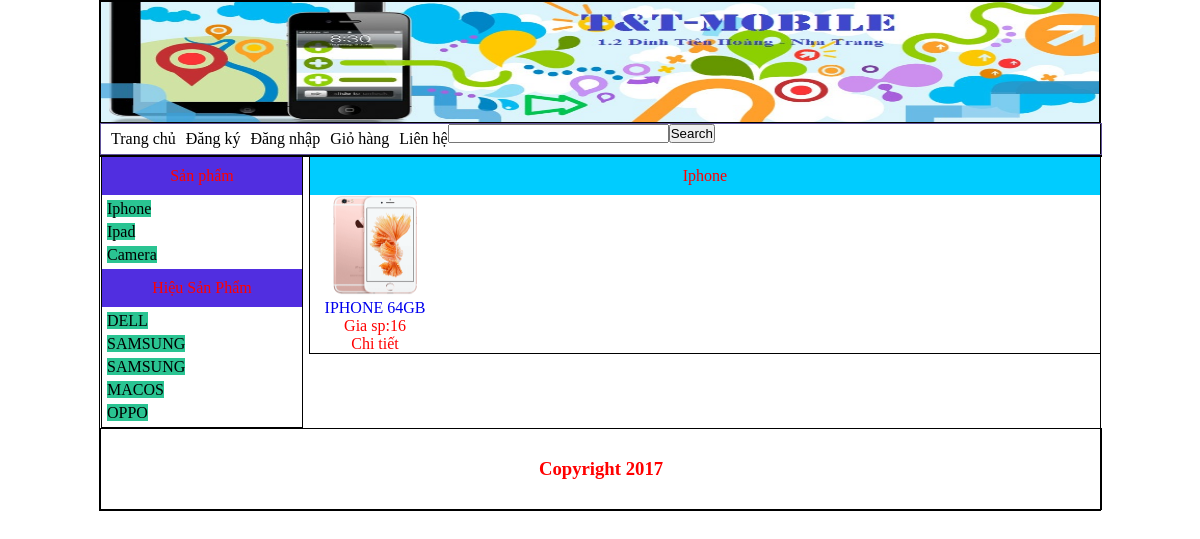
Page /index.php?xem=chitietloaisanpham&id=13 on the committed database.
### tables this page shows
CREATE TABLE `loaisp` (
  `id_loaisp` int(11) NOT NULL,
  `tenloaisp` varchar(255) NOT NULL,
  `thutu` int(100) NOT NULL
);

CREATE TABLE `hieusp` (
  `id_hieusp` int(11) NOT NULL,
  `tenhieusp` varchar(255) NOT NULL,
  `thutu` int(100) NOT NULL
);

CREATE TABLE `chitietsp` (
  `id_sp` int(11) NOT NULL,
  `tensp` varchar(255) NOT NULL,
  `hinhanh` varchar(100) NOT NULL,
  `gia` int(100) NOT NULL,
  `mota` longtext NOT NULL,
  `id_loaisp` int(100) NOT NULL,
  `thutu` int(100) NOT NULL
);

### modules/left/danhsach.php (the view)
<?php
	$sql_loaisp="select * from loaisp";
	$query=mysql_query($sql_loaisp);
?>
			<p style="text-align: center;color: red;background: #512EE0;padding: 10px;">Sản phẩm</p>
			<div class="danhsachsanpham">
			<ul>
			<?php
				while($dong_sp=mysql_fetch_array($query)){
				?>
				<li><a href="index.php?xem=chitietloaisanpham&id=<?php echo $dong_sp['id_loaisp'] ?>"><?php echo $dong_sp['tenloaisp']?> </a></li>
				<?php
				}
					?>
			</ul>
	<?php
	$sql_hieusp="select * from hieusp";
	$query=mysql_query($sql_hieusp);
?>
			</div>
			<p style="text-align: center;color: red;background: #512EE0;padding: 10px;">Hiệu Sản Phẩm</p>
			<div class="danhsachsanpham">
			<ul>
				<?php
				while($dong_sp=mysql_fetch_array($query)){
				?>
				<li><a href="index.php?xem=chitiethieusp&id=<?php echo $dong_sp['id_hieusp'] ?>"><?php echo $dong_sp['tenhieusp']?> </a></li>
				<?php
				}
					?>
			</ul>
			</div>

### modules/right/chitietloaisanpham.php
<?php
	$sql_chitiet="select * from chitietsp where id_loaisp='$_GET[id]'";
	$query=mysql_query($sql_chitiet);
?>
 <?php
	$sql_loaisp="select * from loaisp where id_loaisp='$_GET[id]'";
	$query_loaisp=mysql_query($sql_loaisp);
	$dong_loaisp=mysql_fetch_array($query_loaisp);
?>
        	 <p style="text-align:center;color:red;background:#0CF;padding:10px;"><?php echo $dong_loaisp['tenloaisp'] ?></p>
             <div class="sanphamall">
             	<ul>
                <?php
				while($dong_chitiet=mysql_fetch_array($query)){
				?>
                	<li><a href="index.php?xem=chitietsanpham&id=<?php echo $dong_chitiet['id_sp'] ?>">
                    	<img src="admin/modules/quanlychitietsp/uploads/<?php echo $dong_chitiet['hinhanh'] ?> " width="100" height="100" />
                        <p><?php echo $dong_chitiet['tensp'] ?></p>
                        <p style="color:#F00;">Gia sp:<?php echo $dong_chitiet['gia'] ?> </p>
                        <p style="color:#F00;text-align:center"> Chi tiết </p>
                    </a></li>
                    <?php
				}
					?>
                </ul>
             </div>

### style/css.css (style rules this page uses)
* { padding: 0; margin: 0; }
.danhsachsanpham ul { width: 100%; height: auto; list-style: none; }
.danhsachsanpham ul li { margin-left: 10px; margin: 5px; }
.danhsachsanpham a { text-decoration: none; color: #000000; background: #2AC492; }
.sanphamall ul { width: 100%; list-style: none; }
.sanphamall ul li { width: 120px; height: auto; text-align: center; float: left; margin-left: 5px; }
.sanphamall ul li a { text-decoration: none; }

### rows in the picture
loaisp: tenloaisp "Iphone"
loaisp: tenloaisp "Ipad"
loaisp: tenloaisp "Camera"
hieusp: tenhieusp "DELL"
hieusp: tenhieusp "SAMSUNG"
hieusp: tenhieusp "SAMSUNG"
hieusp: tenhieusp "MACOS"
hieusp: tenhieusp "OPPO"
chitietsp: hinhanh (picture), tensp "IPHONE 64GB", gia "16"
